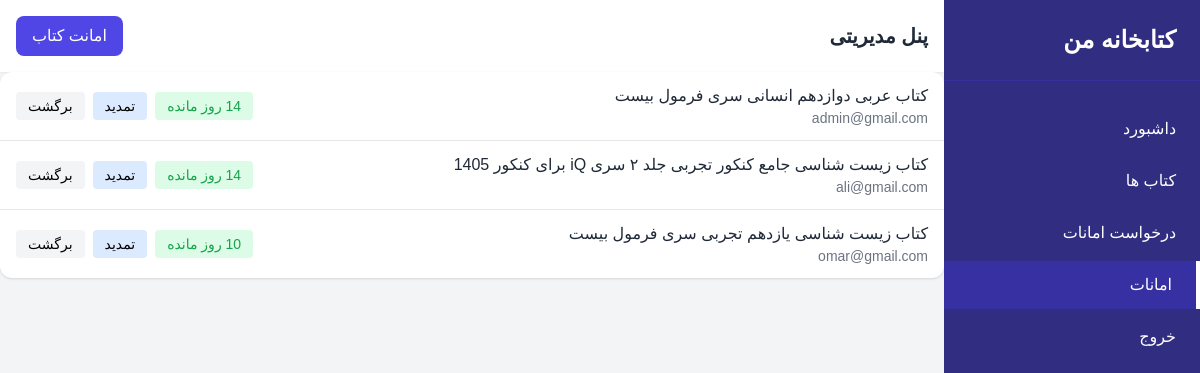
/admin/loans_all (signed in), run on the app's committed database.
### Model/__init__.py (models this page shows)
class Loans(Base):
    __tablename__ = "loans"
    id = Column(Integer, primary_key=True)
    book_id = Column(Integer, ForeignKey("books.id"), nullable=False)
    user_id = Column(Integer, ForeignKey("users.id"), nullable=False)
    reserve_date = Column(DateTime, nullable=True)
    loan_date = Column(DateTime, nullable=True)
    is_loaned = Column(Boolean, nullable=True, default=False)
    deadline_date = Column(DateTime, nullable=True)
    return_date = Column(DateTime, nullable=True)
    is_returnd = Column(Boolean, nullable=True, default=False)
    is_rejected = Column(Boolean, nullable=True, default=False)
    book = relationship("Books", back_populates="loans")
    user = relationship("User", back_populates="loans")

class Books(Base):
    __tablename__ = "books"
    id = Column(Integer, primary_key=True)
    title = Column(String, nullable=False)
    author = Column(String, nullable=False)
    description = Column(String, nullable=False)
    front_cover = Column(String, nullable=False)
    pdf_url = Column(String, nullable=True)
    audio_url = Column(String, nullable=True)
    loans = relationship("Loans", back_populates="book")
    reviews = relationship("Review", back_populates="book")
    scores = relationship("Score", back_populates="book")
    total_copies = Column(Integer, nullable=False)
    creator_id = Column(Integer, ForeignKey("users.id"), nullable=False)
    creator = relationship("User", back_populates="books")
    is_disable = Column(Boolean, nullable=True, default=False)
    tags = relationship(
        "Tags",
        secondary=book_tags,
        back_populates="books",
        passive_deletes=True,
    )

class User(Base):
    __tablename__ = "users"
    id = Column(Integer, primary_key=True)
    username = Column(String, unique=True, nullable=False)
    code_meli = Column(String, unique=True, nullable=True)
    firstName = Column(String)
    lastName = Column(String)
    password = Column(String, nullable=False)
    role = Column(
        SqlEnum(UserRole, name="user_role_enum"),
        nullable=False,
        default=UserRole.USER
    )
    books = relationship("Books",back_populates="creator")
    loans = relationship("Loans", back_populates="user")
    scores = relationship("Score", back_populates="user")
    reviews = relationship("Review", back_populates="user")

### Controller/admin.py (the view)
@router.get("/loans_all",response_class=HTMLResponse)
async def admin_add_loans(request: Request,session: Session = Depends(get_db)):
    model =session.query(Loans).where(and_(Loans.is_returnd == False,Loans.is_rejected == False,Loans.is_loaned ==True)).all()
    return templates.TemplateResponse("admin/loan_all.j2",{"request":request,"loans":model})

### templates/admin/loan_all.j2 (shortened to what this page needs)
{% extends 'admin/__layout.j2' %}
{% block button %}
    امانت کتاب
{% endblock %}
{% block body %}
    <ul class="bg-white rounded-xl shadow divide-y">
        {% for loan in loans %}
            <li class="flex justify-between items-center px-4 py-3 hover:bg-gray-50">
                <div>
                    <p class="font-medium text-gray-800">{{ loan.book.title }}</p>
                    <p class="text-sm text-gray-500">{{ loan.user.username }}</p>
                </div>
                <div class="flex gap-2">
                    {% set x = remin_day(loan) %}
                    {% if x <= 0 %}
                        <p class="text-sm px-3 py-1 rounded bg-red-100 text-red-600 hover:bg-red-200">
                            {{ x * -1 }}
                            روز تاخیر
                        </p>
                    {% else %}
                        <p class="text-sm px-3 py-1 rounded bg-green-100 text-green-600 hover:bg-green-200">
                            روز مانده
                        </p>
                    {% endif %}
<a href="{{ url_for("add_loan_extension",loan_id=loan.id) }}">
                        <button class="text-sm px-3 py-1 rounded bg-blue-100 hover:bg-blue-200">
                            تمدید
                        </button>
                    </a>
                    <a href="{{ url_for("adminReturns",loan_id=loan.id) }}">
                        <button class="text-sm px-3 py-1 rounded bg-gray-100 hover:bg-gray-200">
                            برگشت
                        </button>
                    </a>
                </div>
            </li>
        {% else %}
            <li class="px-4 py-6 text-center text-gray-500">
                موردی برای نمایش وجود ندارد
            </li>
        {% endfor %}
    </ul>
{% endblock %}

### templates/admin/__layout.j2 (shortened to what this page needs)
{% from "macro.j2" import adminSidebarItem, form_render,input,textArea,flush %}
<!DOCTYPE html>
<html lang="fa" dir="rtl"
      x-data="{ sidebarOpen: false, addBookOpen: false }">
<head>
    <script src="https://cdn.tailwindcss.com"></script>
    <link href="https://cdn.jsdelivr.net/gh/rastikerdar/vazirmatn@v33.003/Vazirmatn-font-face.css"
          rel="stylesheet"/>
    <link href="https://cdn.jsdelivr.net/npm/select2@4.1.0-rc.0/dist/css/select2.min.css" rel="stylesheet"/>
    <link rel="stylesheet" href="https://cdn.jsdelivr.net/npm/toastify-js/src/toastify.min.css">
</head>
<body class="bg-gray-100">
<div class="flex h-screen overflow-hidden">
    <aside
            class="fixed md:static inset-y-0 right-0 w-64 bg-indigo-900 text-white z-30
               transform md:transform-none transition-transform duration-300"
            :class="sidebarOpen ? 'translate-x-0' : 'translate-x-full md:translate-x-0'">
        <div class="p-6 text-2xl font-bold border-b border-indigo-800">
            کتابخانه من
        </div>
        <nav class="mt-6 space-y-1">
            {{ adminSidebarItem(request.url, url_for("adminIndex"), "داشبورد") }}
            {{ adminSidebarItem(request.url, url_for("adminGetBooks"), "کتاب ها") }}
            {{ adminSidebarItem(request.url, url_for("adminLoans"), "درخواست امانات") }}
            {{ adminSidebarItem(request.url, url_for("admin_add_loans"), "امانات") }}
            {{ adminSidebarItem(request.url, url_for("logout"), "خروج") }}
        </nav>
    </aside>
    <main class="flex-1 overflow-y-auto">
        <header class="bg-white shadow-sm p-4 flex justify-between items-center">
            <h2 class="text-xl font-semibold text-gray-800">
                پنل مدیریتی
            </h2>
            <button
                    @click="addBookOpen = true"
                    class="bg-indigo-600 text-white px-4 py-2 rounded-lg hover:bg-indigo-700">
                {% block button %}{% endblock %}
            </button>
        </header>
        {% block body %}
        {% endblock %}
    </main>
</div>
</body>
</html>

### templates/macro.j2 (shortened to what this page needs)
{% macro adminSidebarItem(path,url,text) %}
    {% if path == url %}
        <a href="{{ url }}" class="block py-3 px-6 bg-indigo-800 border-r-4 border-white">{{ text }}</a>
    {% else %}
        <a href="{{ url }}" class="block py-3 px-6 hover:bg-indigo-800 transition">{{ text }}</a>
    {% endif %}
{% endmacro %}

### templates/admin/__layout.j2 (style rules this page uses)
body { font-family: 'Vazirmatn', sans-serif; }

### data on the page
Loans: book "کتاب عربی دوازدهم انسانی سری فرمول بیست", user.username "admin@gmail.com"
Loans: book "کتاب زیست شناسی جامع کنکور تجربی جلد ۲ سری iQ برای کنکور 1405", user.username "ali@gmail.com"
Loans: book "کتاب زیست شناسی یازدهم تجربی سری فرمول بیست", user.username "omar@gmail.com"

### other printed values
{{ text }} "داشبورد کتاب ها درخواست امانات خروج"
{{ text }} "امانات"
